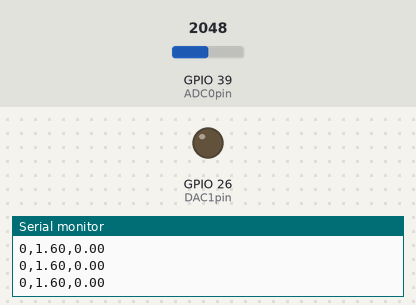
Bench run of a sketch on a simulated ESP32. Shown: output pins drawn as LEDs (lit = HIGH), the last lines printed to the serial monitor. Inputs (shaded band) come from the test bench; at power-on: GPIO 39 (ADC0pin) = 2048.

Above: at 1.2 s.
1.3 s: GPIO 39 (ADC0pin) set to 0
4.3 s: GPIO 39 (ADC0pin) set to 2047
At 12.4 s:
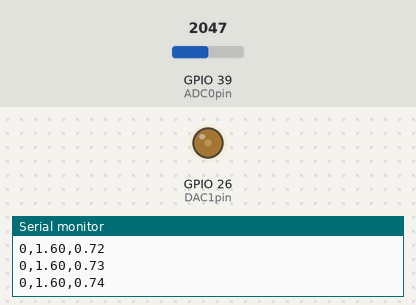
At 29.3 s:
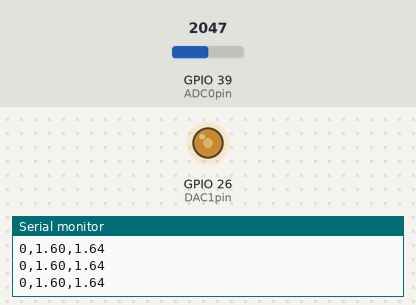
Timing chart, 0 to 29.7 s (numbered marks = the images above; inputs shaded):
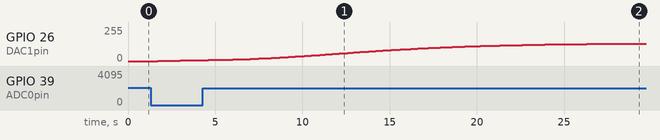

The sketch:

fourthOrder.ino
```cpp
#define ADC0pin 39          // Pin ADC0
#define DAC1pin 26          // Pin DAC1
#define Tm 100              // ms

volatile int interruptCounter;

void IRAM_ATTR onTimer() {
  interruptCounter++;
}

hw_timer_t * timer = NULL;

void setup() {

  Serial.begin(115200);
  timer = timerBegin(0, 8000, true);
  timerAttachInterrupt(timer, &onTimer, true);
  timerAlarmWrite(timer, 10*Tm, true);
  timerAlarmEnable(timer);
}

const float b0A = 0.0003402;  // transfer function values in order
const float a1A = -0.9753;

const float b0B = 0.09827;  // transfer function values
const float a1B = -0.9656;

const float b0C = 1;        // transfer function values
const float b1C = -0.804;
const float a1C = -0.9608;

const float b0D = 1;        // transfer function values
const float b1D = -0.7652;
const float a1D = -0.956;

float U = 0, U_1 = 0;          // INPUTS AND OUTPUTS
float YA = 0, YA_1 = 0;


float YB = 0, YB_1 = 0;          // delays and outputs
float YC = 0, YC_1 = 0;
float YD = 0, YD_1 = 0;

void loop() {

  if (interruptCounter > 0) {
    interruptCounter--;
    U = analogRead(ADC0pin)*3.2/4095.0;
    YA = b0A*U_1-a1A*YA_1;
    YB = b0B*YA_1-a1B*YB_1;
    YC = b1C*YB_1+b0C*YB-a1C*YC_1;
    YD = b1D*YC_1+b0D*YC-a1D*YD_1;

    U_1 = U;                                      // saves U(k-1) for the next loop
    YA_1 = YA;                                      // saves Y(k-1) for the next loop

    YB_1 = YB;
    YC_1 = YC;
    YD_1 = YD;

    if (YD<0) YD=0;
    else if (YD>3.2) YD=3.2;
    dacWrite(DAC1pin,YD*255/3.2);
    Serial.print(interruptCounter);
    Serial.print(",");
    Serial.print(U);
    Serial.print(",");
    Serial.println(YD);
  }
}
```
